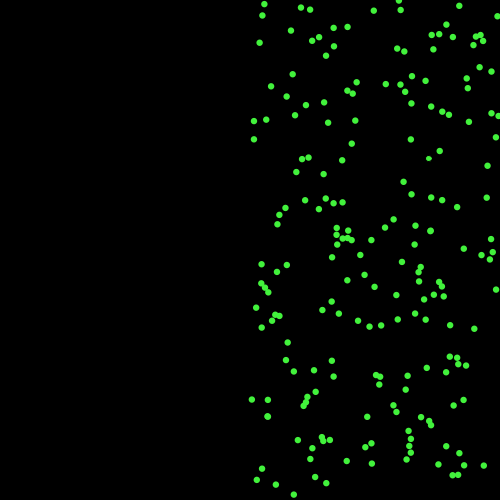
Frame 1 (no input)
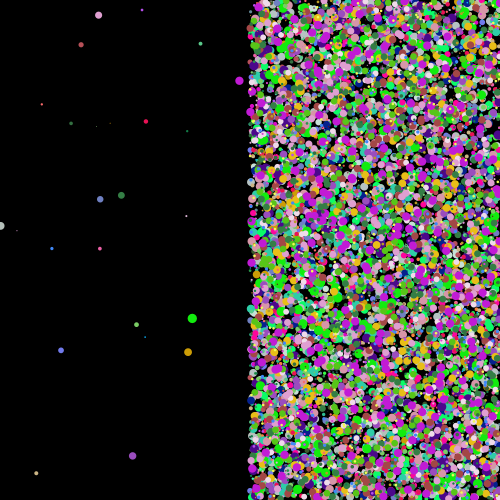
Frame 60 (the mouse pressed at the canvas centre just before this capture)
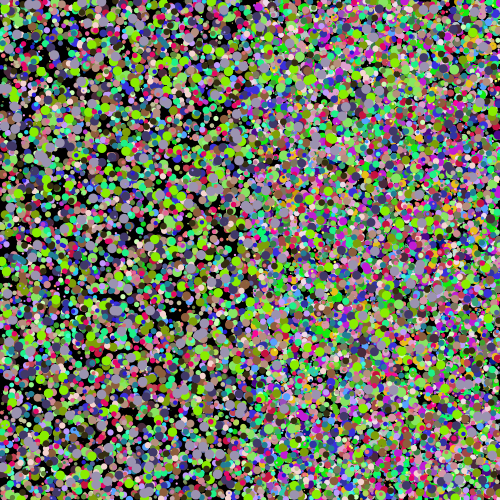
Frame 120 (the mouse held since frame 60 and released just before this capture)

The Processing sketch that drew these frames (run headless with seeded random() and noise(); from frame 60 on, the mouse is pressed at the canvas centre):

// Processing sketch: processing_58670
// ── processing_58670.pde

void setup(){ //criação do Set Up da composição
  
  background (0); //definição da cor de fundo
  size (500,500); //definição do tamanho da composição
  smooth (); //serve para suavizar os elementos da composição
  frameRate (1000); //definição do número de frames por segundo
  
}

void draw(){ //inicio da criação dos elementos da composição
 
 //criação de uma variável para o tamanho dos circulos
 
 float circulo = random (10); //determina um tamanho aleatorio para o circulo que vai de 0 a 10

 //criação de uma variável para a cor dos circulos
 
 float rc = random (255); //determina um valor para a escala de vermelhos que vai de 0 a 255
 float gc = random (255); //determina um valor para a escala de verdes que vai de 0 a 255
 float bc = random (255); //determina um valor para a escala de azuis que vai de 0 a 255

 fill (rc,gc,bc); //atribuição de cor aos circulos recorrendo às variáveis anteriores 
 ellipse (random (500), random (500), circulo, circulo); //coordenadas dos circulos
 noStroke (); //determina que os circulos não têm contorno

for (int i=0; i < 200; i= i+1){ //determina que a repetição dá-se 200 vezes começando em 0

if (random (mouseX) > 80){ ///caso a posição do rato seja superior a 80 de X(...)

  
 ellipse (random (0,250), random (500), circulo, circulo); //(...) surgem na imagem circulos aleatórios preenchendo toda a composição(...)
 
}
  else //(...)caso contrario (...)

  {
  
    ellipse (random (250,500), random (500), circulo, circulo); //(...) surgem circulos apenas a partir de 250 de X
 
  }

}

}

  
